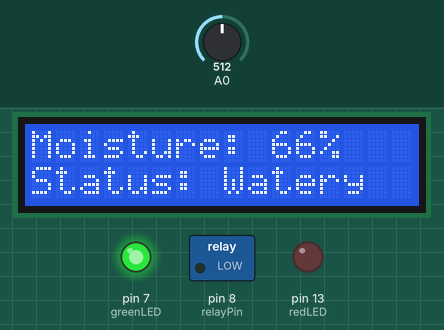
Simulated run of this sketch. Board: Arduino Uno, built with avr-gcc and run on an emulated ATmega328P. Parts: 16×2 character LCD, switched loads named in the sketch (green lamp = pin HIGH), output pins drawn as LEDs (lit = HIGH). The inputs (shaded band) are chosen by the test bench; at power-on: A0 = 512.

Above: at 1.2 s.
1.3 s: A0 set to 775
At 3.2 s:
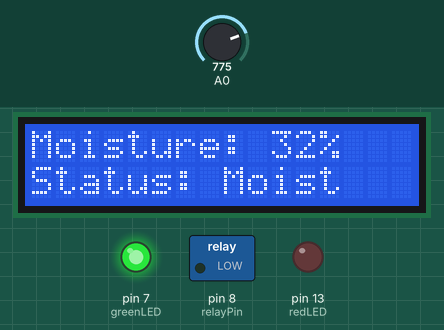
3.5 s: A0 set to 805
At 5.9 s:
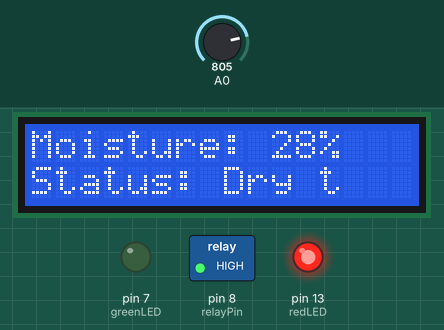
6.5 s: A0 set to 511
At 8.5 s:
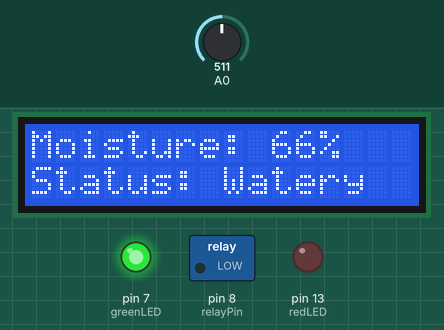
9.5 s: A0 set to 900
At 12.3 s:
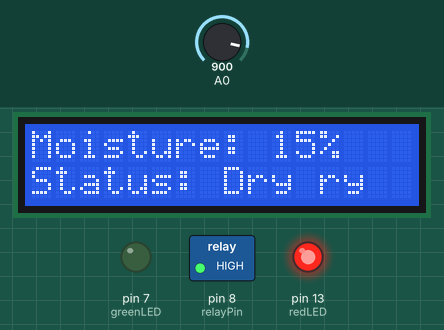
Timing chart, 0 to 13.5 s (numbered marks = the images above; inputs shaded):
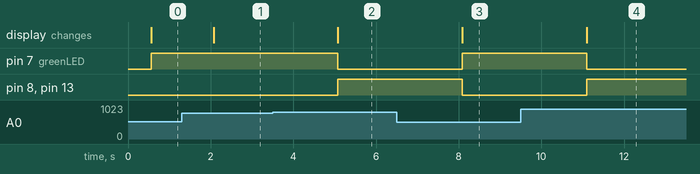

Measured:
- the behaviour switches between 791 and 792 on A0 (found by bisection; images 1 and 2)
- after the input at 1.3 s, the display: changes after 0.77 s (image 1)
- after the input at 3.5 s, pin 7 (greenLED): HIGH → LOW after 1.6 s; pin 8 (relayPin), pin 13 (redLED): LOW → HIGH after 1.6 s; the display: changes after 1.6 s (image 2)
- after the input at 6.5 s, pin 7 (greenLED): LOW → HIGH after 1.6 s; pin 8 (relayPin), pin 13 (redLED): HIGH → LOW after 1.6 s; the display: changes after 1.6 s (image 3)
- after the input at 9.5 s, pin 7 (greenLED): HIGH → LOW after 1.6 s; pin 8 (relayPin), pin 13 (redLED): LOW → HIGH after 1.6 s; the display: changes after 1.6 s (image 4)

The sketch:

AutonomousPlantWateringSystemCode.ino
```cpp
/*
  Name: Krish Patel

  Date: December 11, 2023
  Date Due: January 23, 2024

  Project: Automated Plant Irrigation System

  Description: This project involves automating the process
  of watering a plant. By utilizing a soil moisture sensor,
  a DC water pump, a relay module, and an Arduino Uno, this
  is possible. The purpose of the LCD module is to display
  information regarding the moisture of the soil in real time.

  Functionality: A soil moisture sensor constantly monitors
  the moisture level in the soil. Once it hits a certain
  threshold, it will send a signal to the DC water pump to
  activate, causing water to be pumped into the plant. Once the
  moisture sensor detects that moisture levels are stable, the
  DC water pump deactivates. During this entire process, information
  is constantly updated on the LCD screen.
*/


#include<LiquidCrystal.h>

//initialize LCD
LiquidCrystal lcd(12, 11, 5, 4, 3, 2);

//pin to relay digital signal to DC water pump
int relayPin = 8;
//store soilmoisture in percent
int moisturePercent = 0;
//Green LED to indicate if DC pump is on
int greenLED = 7;
//Red LED to indicate if DC pump is off
int redLED = 13;
//store value to print to LCD
String status = "";

void setup()
{
  //initialize power to LCD
  lcd.begin(16, 2);

  //set relay pin & LED pins as outuput
  pinMode(relayPin, OUTPUT);
  pinMode(redLED, OUTPUT);
  pinMode(greenLED, OUTPUT);
}

void loop()
{
  //read analog data from soil moisture sensor
  int moisture = analogRead(0);
  //map analog data to a percent
  moisturePercent = map(moisture, 1023, 250, 0, 100);

  //delay for stability
  delay(500);

  //print out data to LCD
  lcd.setCursor(0, 0);
  status = checkMoisture(moisturePercent);
  lcd.print("Moisture: " + String(moisturePercent) + "% ");
  lcd.setCursor(0, 1);
  lcd.print("Status: " + String(status) + " ");

  //check if plant needs watering
  needWatering(moisturePercent);
}

//function to correspond moisture levels to a condition (e.g. 43% is "Moist")
String checkMoisture(int x) {
  if (x >= 60) {
    status = "Watery";
  } else if (x >= 30) {
    status = "Moist";
  } else {
    status = "Dry";
  }
  return status;
}

//function to determine if plant needs watering; if condition is not met,
//digital signal will be relayed to DC water pump
void needWatering(int x) {
  if (x < 30) {
    //Control DC Water Pump
    digitalWrite(relayPin, HIGH);
    //Control LED Lights
    digitalWrite(greenLED, LOW);
    digitalWrite(redLED, HIGH);
    delay(1000);
  } else {
    //Control DC Water Pump
    digitalWrite(relayPin, LOW);
    //Control LED Lights
    digitalWrite(greenLED, HIGH);
    digitalWrite(redLED, LOW);
    delay(1000);
  }
}
```
